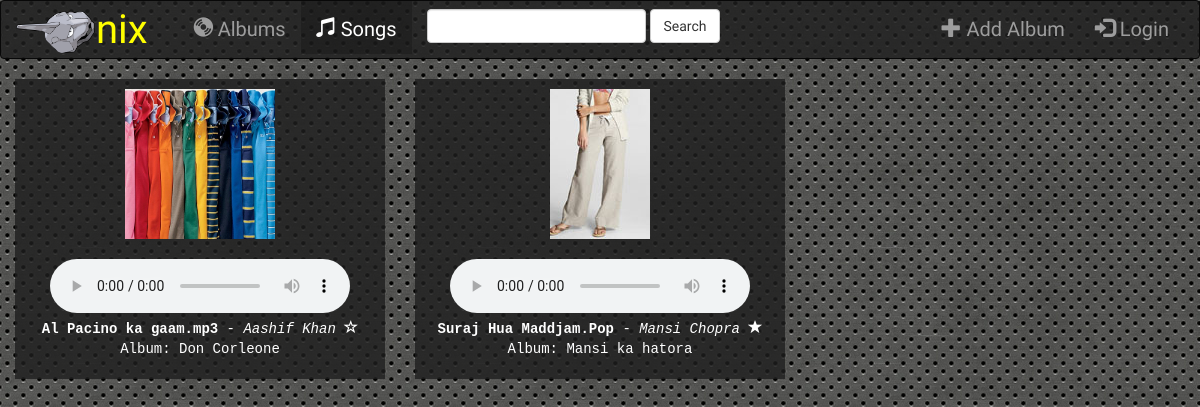
Before: /songs/ with the older database file.
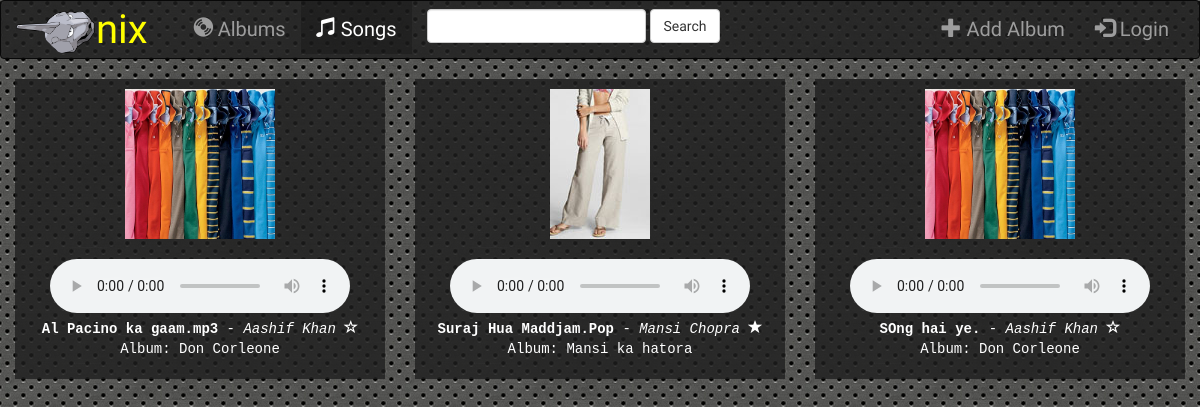
After: the same page with the newer database file.
### music/models.py (models this page shows, shortened)
class Song(models.Model):
    album = models.ForeignKey(Album, on_delete=models.CASCADE)
    file_type = models.CharField(max_length=10)
    song_title = models.CharField(max_length=250)
    is_favorite = models.BooleanField(default=False)
    song_file = models.FileField()

class Album(models.Model):
    artist = models.CharField(max_length=250)
    album_title = models.CharField(max_length=500)
    genre = models.CharField(max_length=100)
    album_logo = models.FileField()

### music/views.py (the view)
# urls.py: url(r'^songs/$', views.SongList.as_view(), name = 'songs'),
class SongList(ListView):
    template_name = 'music/songs.html'
    context_object_name = 'all_songs'
    def get_queryset(self):
        return Song.objects.all()

### music/templates/music/songs.html (shortened to what this page needs)
{%extends 'music/base.html'%}
{% block songs_active %}active{% endblock %}
{% block body %}
{% for song in all_songs %}
  <div class="col-sm-4 col-lg-4" align="center">
    <div class="jumbotron">
      <div id = "simranjeet">
      <img src="{{song.album.album_logo.url}}" alt="">
      </div>
      <br>
      <audio controls>
        <source src="{{song.song_file.url}}" type="audio/mpeg">
      </audio>
      <br>
    <strong> {{song.song_title}}.{{song.file_type}} </strong> - <i>{{song.album.artist}}</i>
    {% if song.is_favorite %}
		<span class="glyphicon glyphicon-star"></span>
    {% else %}
    	<span class="glyphicon glyphicon-star-empty"></span>
    {% endif %}
    <br>Album: {{song.album.album_title}}
  </div>
</div>
{% endfor %}
{%endblock%}

### music/templates/music/base.html (shortened to what this page needs)
<!DOCTYPE html>
<html>
  <head>
    {%load staticfiles%}
    <link href="https://maxcdn.bootstrapcdn.com/bootstrap/3.3.6/css/bootstrap.min.css" rel="stylesheet">
    <link href="{% static 'music/style.css' %}"" rel="stylesheet" type="text/css">
  </head>
  <body>
    <nav class="navbar navbar-inverse">
      <div class="container-fluid">
        <div class="navbar-header">
          <a id = "home_link" href="{%url 'index'%}">
          <img id = "logo" src="{%static 'music/images/onix.png'%}">nix</a>
        </div>
        <div class="collapse navbar-collapse" id = "topNavBar">
          <ul class="nav navbar-nav">
            <li class="{% block albums_active %}{% endblock %}">
              <a href="{%url 'index'%}">
                <span class="glyphicon glyphicon-cd" aria-hidden="true"></span>&nbsp;Albums
              </a>
            </li>
            <li class="{% block songs_active %}{% endblock %}">
              <a href="{%url 'songs'%}">
                <span class="glyphicon glyphicon-music" aria-hidden="false"></span>&nbsp;Songs
              </a>
            </li>
          </ul>
          <form class="navbar-form navbar-left" action="{%url 'search'%}" method="get">
            <div class="form-group">
              <input type="text" name="q" value="" class="form-control">
            </div>
            <button type="submit" class="btn btn-default">Search</button>
          </form>
          <ul class="nav navbar-nav navbar-right">
            <li class="{% block add_album_active %}{% endblock %}">
              <a href="{%url 'album-add'%}">
                <span class="glyphicon glyphicon-plus"></span>&nbsp;Add Album
              </a>
            </li>
            <li class="{% block auth_active %}{% endblock %}">
            {%if user.is_authenticated%}
              <a href="{%url 'logout'%}">
                <span class="glyphicon glyphicon-log-out"></span>&nbsp;Logout
              </a>
            {%else%}
              <a href="{%url 'login'%}">
                <span class="glyphicon glyphicon-log-in"></span>&nbsp;Login
              </a>
            {%endif%}
            </li>
          </ul>
        </div>
      </div>
    </nav>
    {%block body%}
    {%endblock%}
  </body>
</html>

### music/static/music/style.css (style rules this page uses)
body { background: url('images/background.jpg'); color: white; }
a { color: white; }
#logo { max-width:80px; max-height:50px; width: auto; height: auto; padding: 0; }
.jumbotron { height: 300px; color: white; background-color: rgba(30, 30, 30, 0.8); padding: 10px; font-family: monospace; }
.navbar { padding: 0px; background-color: rgba(30, 30, 30, 0.8); font-size: 20px; font-family: 'Cedarville Cursive', cursive; }
#home_link { color: yellow; font-size: 40px; }
.active a { background-color: rgba(20, 20, 20, 0.4) !important; }
.navbar-header { padding-right: 30px; }
.jumbotron img { max-width: 250px; max-height: 150px; }
#simranjeet { max-width: 150px; max-height: 150px; overflow: hidden; }
.form-group { color: black; }

Changed rows visible on the page:
added Song: album.album_logo (picture), song_title "SOng hai ye", album.artist "Aashif Khan", is_favorite False (drawn), album.album_title "Don Corleone"
